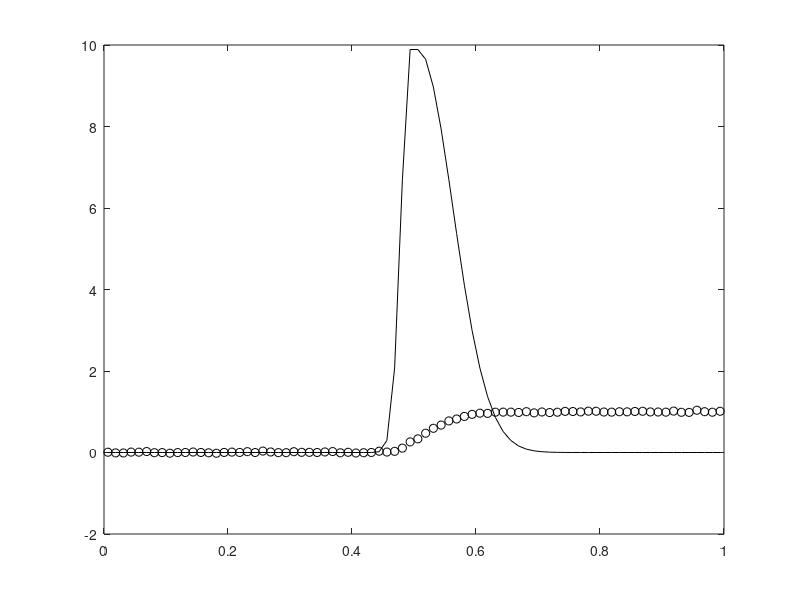

Here is the MATLAB script that generated this plot: (Note: this script raises an error after producing the figure.)
clear all, close all
n       = 80; %%%input(' No. of grid points = ');
h       = 1/n;
t       = [h/2:h:1-h/2]';
% Create the left-half of the PSF
sig1    = .02; %%%input(' Kernel width sigma = ');
kernel1 = exp(-(t(1:40)-h/2).^2/sig1^2);
% Create the right-half of the PSF
sig2    = .08;
kernel2 = exp(-(t(1:40)-h/2).^2/sig2^2);
% Create the normalized PSF
PSF     = [flipud(kernel1);kernel2];
PSF     = PSF/sum(PSF)/h;
% Numerical discretization of intergral operator
A = tril(ones(n,n))*h;

% Set up true solution x_true and data b = A*x_true + error.
x_true = PSF;
Ax = A*x_true;
err_lev = 2; %%%input(' Percent error in data = ');
sigma = err_lev/100 * norm(Ax) / sqrt(n);
%randn('state',1)
eta =  sigma * randn(n,1);
b = Ax + eta;
figure(1), 
  plot(t,x_true,'k',t,b,'ko')

% second derivative precision matrix for prior
  L = spdiags([-ones(n,1) 2*ones(n,1) -ones(n,1)],[-1 0 1],n,n);
  D = spdiags([-ones(n,1) ones(n,1)],[0 1],n-1,n);
  L = L^2;
% Set hyper-priors for Gamma
gam_alpha = 1;
gam_beta  = .01;
% start with GCV estimate
alpha = fminbnd(@(alpha) GCV_fn(alpha,A,L^(2),b),0,1); 
W = alpha*eye(n);

% Iterative MAP estimate
niter = 100;
for i=1:niter
  xalpha = (A'*A+W*L)\(A'*b);
  figure(3) 
    subplot(1,2,1)
    plot(t,x_true,'b',t,xalpha,'k','LineWidth',1)
    legend('true image','blurred, noisy data'), ylim([-1,13])
    subplot(1,2,2)
    plot(t,diag(W))
    drawnow
  %fprintf('iteration = %d\n norm gam = ',i,norm(diag(W)))
  gamma_hat = gam_alpha/2*( (gam_beta-3/2) + sqrt( (gam_beta - 3/2)^2 + (2*(L*xalpha).^2)/gam_alpha)); 
  %gamma_hat = sqrt(alpha)*gamma_hat;
  %gamma_hat = L*gamma_hat*sqrt(alpha); % make gamma smooth and scale by gcv parameter
  W = diag( gamma_hat );
end
